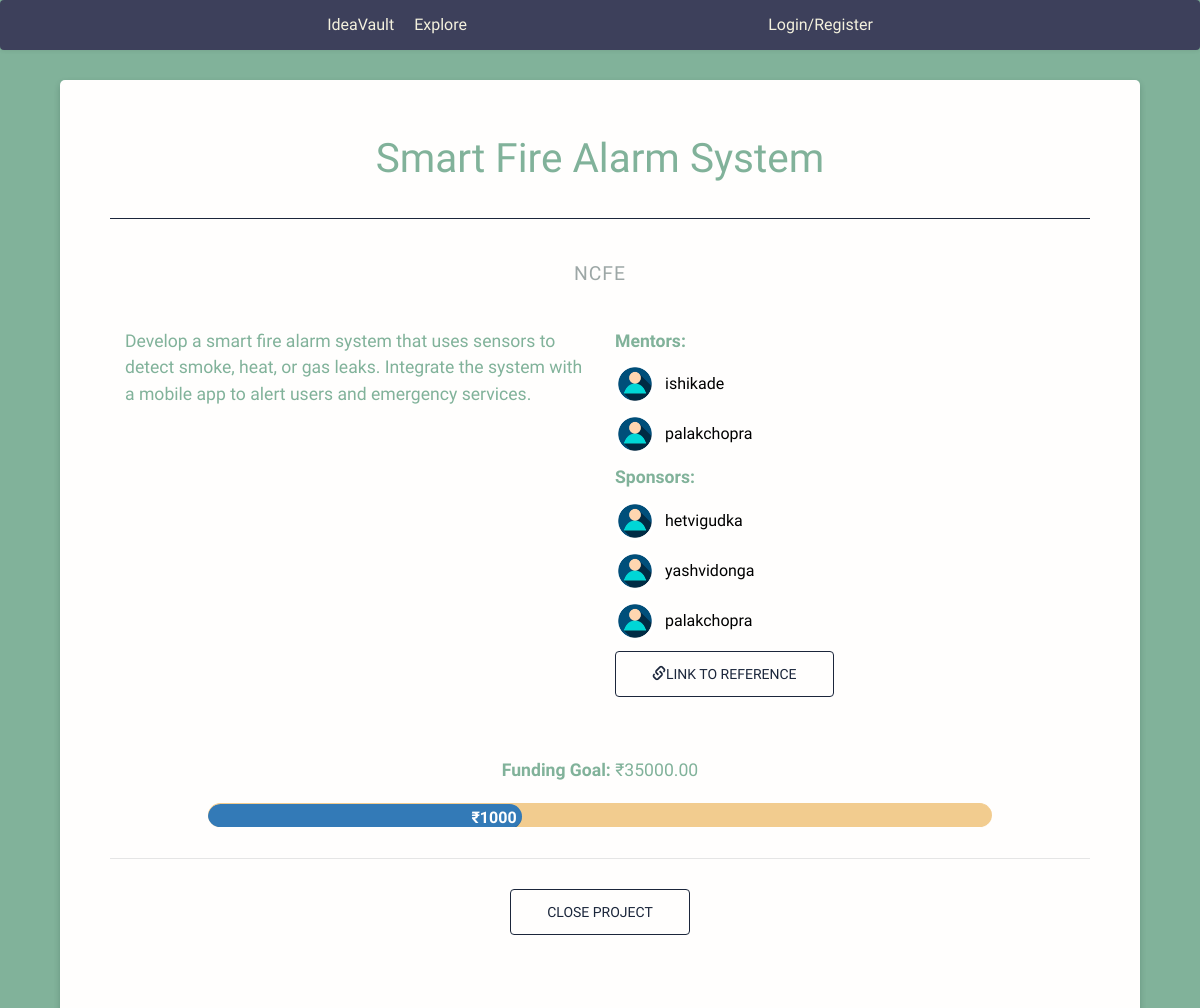
The page /projectDetails/10/ on the database its author committed.
### ideavault/models.py (models this page shows, shortened)
class Project(models.Model):
    name = models.CharField(max_length=255)
    overview = models.TextField()
    images = models.ImageField(upload_to='project_images/', blank=True, null=True)
    necessary_links = models.URLField()
    funds_needed = models.DecimalField(max_digits=10, decimal_places=2)
    student = models.ForeignKey(Student, on_delete=models.CASCADE, related_name='created_projects')
    mentors = models.ManyToManyField(Contributor, related_name='mentored_projects', blank=True)
    sponsors = models.ManyToManyField(Contributor, related_name='sponsored_projects', blank=True)

class Student(models.Model):
    user = models.OneToOneField(User, on_delete=models.CASCADE)
    school = models.CharField(max_length=255)

class Contributor(models.Model):
    user = models.OneToOneField(User, on_delete=models.CASCADE)
    bio = models.TextField(blank=True)
    is_mentor = models.BooleanField(default=False)
    is_sponsor = models.BooleanField(default=False)

### ideavault/views.py (the view)
# urls.py: path('projectDetails/<int:pk>/',views.projectDetails, name="projectDetails"),
def projectDetails(request, pk):
    project=Project.objects.get(pk=pk)
    isContrib=False
    if request.user.is_authenticated:
        if hasattr(request.user, 'contributor'):
            isContrib=True
    return render(request, 'projectDetails.html', {'project' : project,'isContrib':isContrib})

### ideavault/templates/projectDetails.html (shortened to what this page needs)
{% extends "nav.html" %} {% block content %} {% load static %}
<link
  href="https://maxcdn.bootstrapcdn.com/bootstrap/3.3.7/css/bootstrap.min.css"
  rel="stylesheet"
/>
<link rel="stylesheet" href="{% static 'css/projectDetails.css' %}" />
<div class="modal-dialog wide" role="document">
  <div class="modal-content">
    <div class="modal-header">
      <h2 class="modal-title text-center" id="tmsTitle">{{ project.name }}</h2>
    </div>
    <div class="modal-body">
      <div class="row">
        <div class="col-xs-12 bg-star-g"></div>
      </div>
      <div class="row">
        <div class="col-sm-12 text-center">
          <h4>{{ project.student.school }}</h4>
        </div>
      </div>
      <div class="row">
        <div class="col-sm-10 col-sm-offset-1 col-lg-6 col-lg-offset-0">
          <p>{{ project.overview }}</p>
        </div>
        <div
          class="col-sm-10 col-sm-offset-1 col-lg-6 col-lg-offset-0 md-center"
        >
          <p><strong>Mentors:</strong></p>
          <ul class="contributors">
            {% for mentor in project.mentors.all %}
            <li>
              <img src="{% static 'images\explore_images\userpic.avif' %}" />
              <a href="https://github.com/1">{{ mentor.user.username }}</a>
            </li>
            {% endfor %}
          </ul>
          <p><strong>Sponsors:</strong></p>
          <ul class="contributors">
            {% for sponsor in project.sponsors.all %}
                <li>
                    <img src="{% static 'images\explore_images\userpic.avif' %}" />
                    <a href="https://github.com/1">{{ sponsor.user.username }}</a>
                </li>
            {% endfor %}
        </ul>
          <a
            class="btn td-btn outline green mb-30"
            href="{{ project.necessary_links }}"
            target="_blank"
            title="Website"
            ><span class="glyphicon glyphicon-link"></span>Link to Reference</a
          >
        </div>
      </div>
    <div class="funds">
      <center><p><strong>Funding Goal: </strong>₹{{project.funds_needed}}</p></center>
    </div>
      <div class="loader">
        <div class="progress-bar"><div class="progress-stripes"></div><div class="percentage">₹1000</div></div>
      </div>
      <div class="modal-footer center">
        <button
          type="button"
          class="btn td-btn outline green mb-30"
          data-dismiss="modal"
        >
          Close Project
        </button>
      </div>
    </div>
  </div>
</div>
{% endblock %}

### ideavault/static/css/projectDetails.css (style rules this page uses)
html { font-size: 110%; }
html { height: 100%; width: 100%; background-color: #415A77; }
body { color: #81B29A; font-family: 'Work Sans', helvetica, sans-serif; font-size: 1rem; font-weight: 300; line-height: 1.5; background-color: #81B29A; }
h2 { font-family: 'Unica One', cursive; font-size: 2.3rem; }
h4 { color: #9da7a6; font-size: 1.1rem; letter-spacing: 1px; line-height: 1.5; text-transform: uppercase; }
.modal-dialog.wide { width: 90%; }
.modal-dialog.wide .row { margin: 0 0 30px; }
.modal-header { border: none; padding: 30px 30px 0; }
.modal-content { background-color: #fffefd; border: none; box-shadow: 0 3px 6px rgba(8,33,30,0.2); }
.modal-body { padding: 30px; }
.modal-body li { margin-bottom: 9px; }
.modal-footer { padding: 30px 0 15px; }
.contributors { list-style-type: none; padding: 0; }
.contributors li { display: flex; align-items: center; margin-bottom: 10px; }
.contributors img { width: 40px; height: 40px; border-radius: 50%; margin-right: 10px; }
.contributors a { color: black; font-size: 16px; text-decoration: none; }
.td-btn { padding: 12px 36px; text-transform: uppercase; transition: background-color 0.2s ease-in-out; }
.outline { background-color: transparent; border: 1px solid #9da6a4; color: #9da6a4; }
.outline.green { border-color: #1B263B; color: #1B263B; }
.center { text-align: center; }
.mb-30 { margin-bottom: 30px; }
.bg-star-g { background: #1b263b url(https://github.com/tiffanyadu/portfolio/blob/master/assets/imgs/green-star.png?raw=true) fixed; background-size: 60px; color: #fffefd; }

### ideavault/templates/projectDetails.html (style rules this page uses)
.modal-content { background-color: white; padding: 20px; border-radius: 5px; box-shadow: 0px 0px 10px rgba(0, 0, 0, 0.5); }
.loader { margin: 20px auto 30px; width: 80%; height: 25px; border-radius: 14px; border-bottom: 1px solid #fff; border-top: 1px solid #F2CC8F; background: #F2CC8F; overflow: hidden; position: relative; }
.progress-bar { height: inherit; width: 40%; border-radius: inherit; position: relative; overflow: hidden; }
.percentage { position: absolute; top: 4px; right: 5px; font-weight: bold; font-size: 16px; }

### rows shown on the page
Project: name "Smart Fire Alarm System", student.school "NCFE", overview "Develop a smart fire alarm system that uses sensors to detect smoke, heat, or gas leaks. Integrate the system with a mobile app to alert users and emergency services.", funds_needed "35000.00"
Contributor: user.username "ishikade"
Contributor: user.username "palakchopra"
Contributor: user.username "hetvigudka"
Contributor: user.username "yashvidonga"
